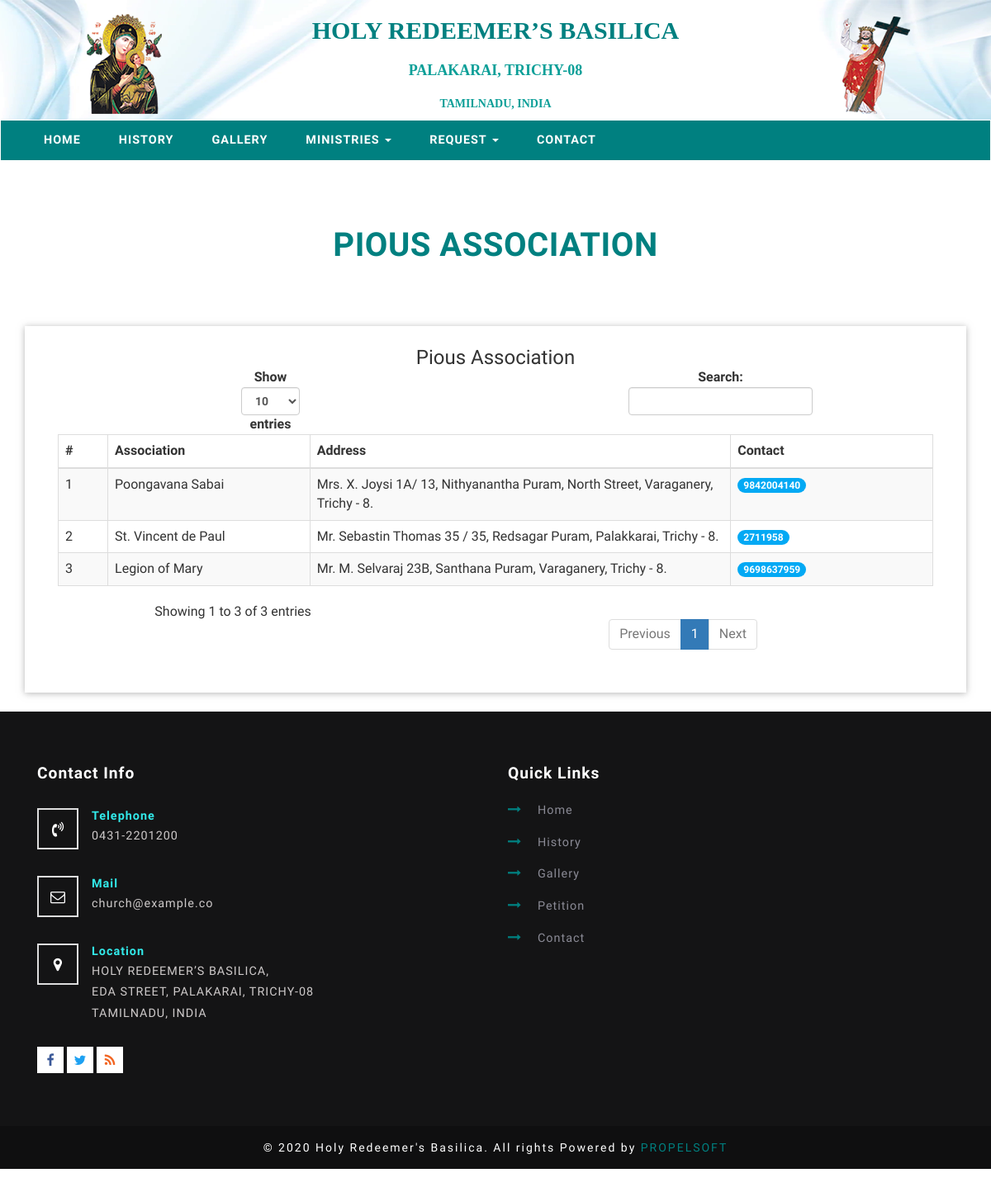
The app's page /pious_asso.php with its own data.
### tables this page shows
CREATE TABLE `pious` (
  `id` int(11) NOT NULL AUTO_INCREMENT,
  `name` varchar(191) DEFAULT NULL,
  `designation` varchar(191) DEFAULT NULL,
  `address` text,
  `from_year` int(11) DEFAULT NULL,
  `to_year` int(11) DEFAULT NULL,
  `contact_no` bigint(20) DEFAULT NULL,
  KEY `id` (`id`)
);

### pious_asso.php (the view, shortened to what this page needs)
<?php
include "admin-panel/connect.php";
$select = mysqli_query($connect,"select * from pious");
?>
<!DOCTYPE html>
<html>
<head>
	<link href="css/bootstrap.css" rel="stylesheet" type="text/css" media="all" />
	<link href="css/style.css" rel="stylesheet" type="text/css" media="all" />
	<link href="css/font-awesome.css" rel="stylesheet">
</head>
<body>
	<?php include('header.php'); ?>
	<div class="services">
		<h3 class="heading-agileinfo">Pious Association </h3>
		<div class="container">
			<div class="row">
				<div class="col-md-12 agileits-w3layouts">
					<div class="grid-parish">
                        <h3><center>Pious Association </center></h3>
                        <table class="table table-striped table-bordered table-hover" id="dataTables-example">
                            <thead>
                                <tr>
                                	<th width="3%" >#</th>
                                    <th width="10%">Association</th>
                                    <th width="20%">Address</th>
                                    <th width="10%">Contact</th>
                                </tr>
                            </thead>
                            <tbody style="text-align: left">
                            <?php
                            	$i=1;
                            	  while($fetch = mysqli_fetch_assoc($select))
        					{
                            	?>
                                <tr>
                                	<td><?php echo "$i";?></td>
                                    <td><?php echo $fetch['name'];?></td>
                                    <td><?php echo $fetch['address'];?>
									</td>
                                    <td><span class="badge badge-primary"><?php echo $fetch['contact_no'];?></span></td>
                                </tr>
                                <?php
                                $i++;
                                }
                                ?>
                            </tbody>
                        </table>
                    </div>
                </div>
            </div>
         <div><br>
		</div>
	</div>
	<?php include('footer.php') ?>
</body>
</html>

### css/style.css (style rules this page uses)
html, body { margin: 0; font-size: 100%; background: #fff; font-family: 'Work Sans', sans-serif; position: relative; }
h1, h2, h3, h4, h5, h6 { margin: 0; font-family: 'Work Sans', sans-serif; }
.heading-agileinfo { font-weight: 600; letter-spacing: .5px; font-size: 40px; margin-bottom: 1.9em; text-align: center; color: #008080; text-transform: uppercase; position: relative; margin-top: 0; }
.grid-parish { text-align: center; background: #e0e0e0; background: #ffc107; background:#fff; padding: 25px 40px; -webkit-box-shadow: 0 0 40px #aaa; -moz-box-shadow: 0 0 40px #aaa; box-shadow: 0 0 40px #aaa; -webkit-transition: all 0.5s; -moz-transition: all 0.5s; transition: all 0.5s; -o-transition: all 0.5s; -ms-transition: all 0.5s; -webkit-box-shadow:0px 1px 8px 0px rgba(158, 158, 158, 0.75); -moz-box-shadow:0px 1px 8px 0px rgba(158, 158, 158, 0.75); box-shadow:0px 1px 8px 0px rgba(158, 158, 158, 0.75); }
.services { padding: 5em 0; }
.table>thead>tr>th, .table>tbody>tr>th, .table>tfoot>tr>th, .table>thead>tr>td, .table>tbody>tr>td, .table>tfoot>tr>td { padding: 8px; line-height: 1.42857143; vertical-align: top; border-top: 1px solid rgba(241, 234, 239, 0.5); }
.badge-primary { background-color: #03a9f4; }
@media (max-width:1366px) { .inner_content_info_agileits, .banner-bottom, .services { padding: 5em 0; } }

### records on screen
pious: name "Poongavana Sabai", address "Mrs. X. Joysi 1A/ 13, Nithyanantha Puram, North Street, Varaganery, Trichy - 8.", contact_no "9842004140"
pious: name "St. Vincent de Paul", address "Mr. Sebastin Thomas 35 / 35, Redsagar Puram, Palakkarai, Trichy - 8.", contact_no "2711958"
pious: name "Legion of Mary", address "Mr. M. Selvaraj 23B, Santhana Puram, Varaganery, Trichy - 8.", contact_no "9698637959"
